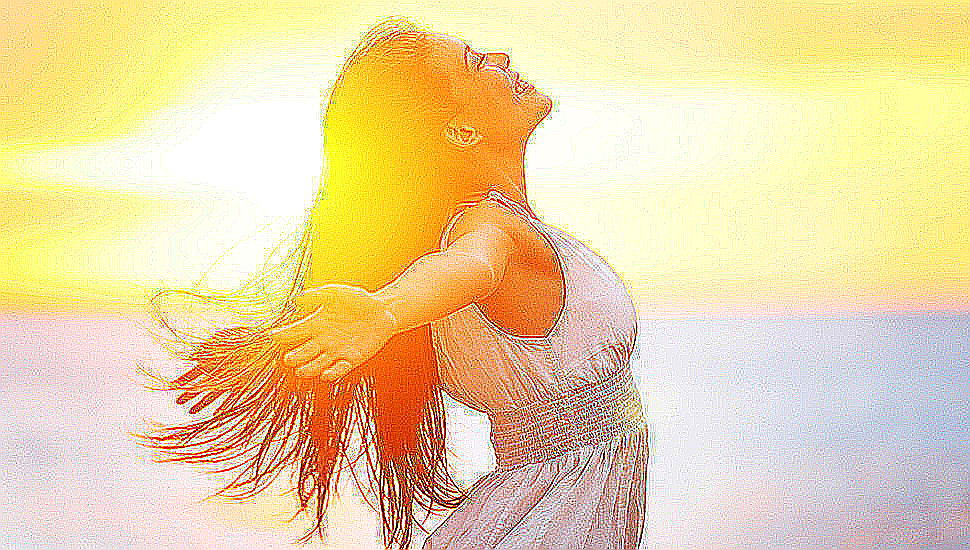
#> input picture Img processing PIL/sharp happy.png, 970 x 550 px, given in place of mycode.png, which was not available
$ python 'Pillow img processing.py'
#> lines starting #> are read from the running program, lines starting #| are printed output that depends on the picture; pictures that were not available may be replaced by others from this repository, and a replacement may not be noted
#Displaying the image using pillow
from PIL import Image
img=Image.open("mycode.png")
#> img is the input picture: PIL image 970x550 RGB; mean R, G, B 237.1, 213.3, 165.7
img.show()

#Tilting the image by a certain angle
from PIL import Image
img=Image.open("mycode.png")
rotated=img.rotate(60)#mention the angle here
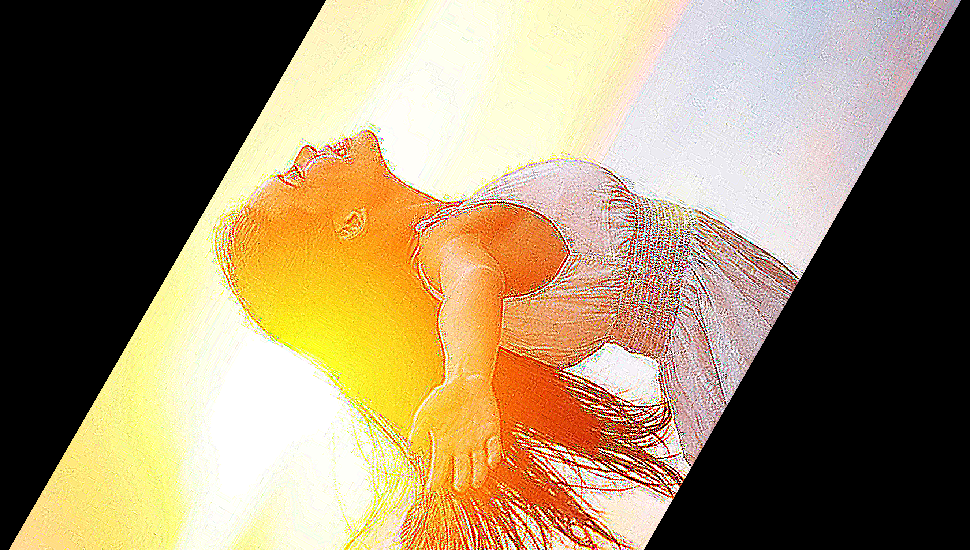
#> rotated: PIL image 970x550 RGB; mean R, G, B 153.8, 134.9, 104.1
rotated.show()

#Bluring an image:
from PIL import Image
from PIL import ImageFilter
img=Image.open("mycode.png")#original
blurred=img.filter(ImageFilter.BLUR)#slightly blurred
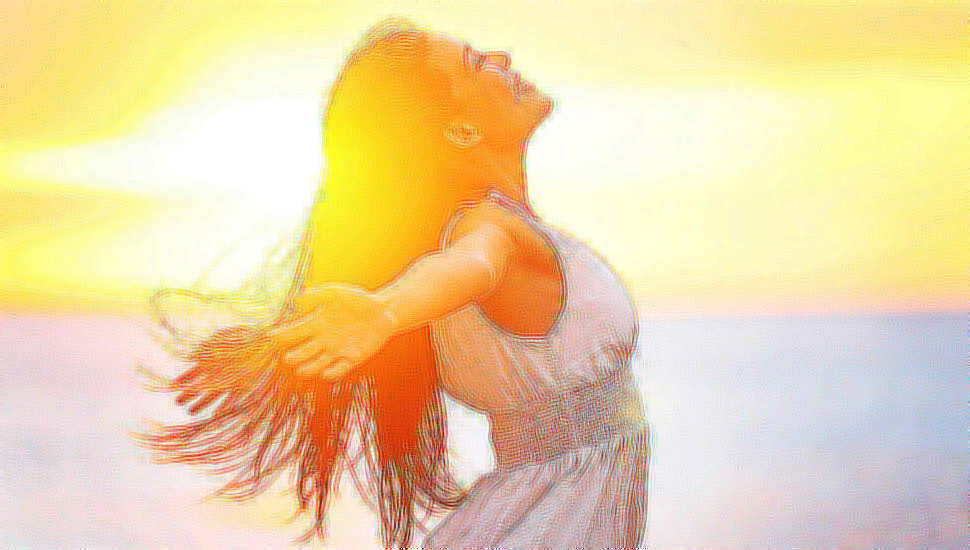
#> blurred: PIL image 970x550 RGB; mean R, G, B 237.1, 213.4, 165.7
blurred=blurred.filter(ImageFilter.BLUR)
blurred.show()#blurred

#Sharpen an image:
from PIL import Image
from PIL import ImageFilter
img=Image.open("happy.jpg")
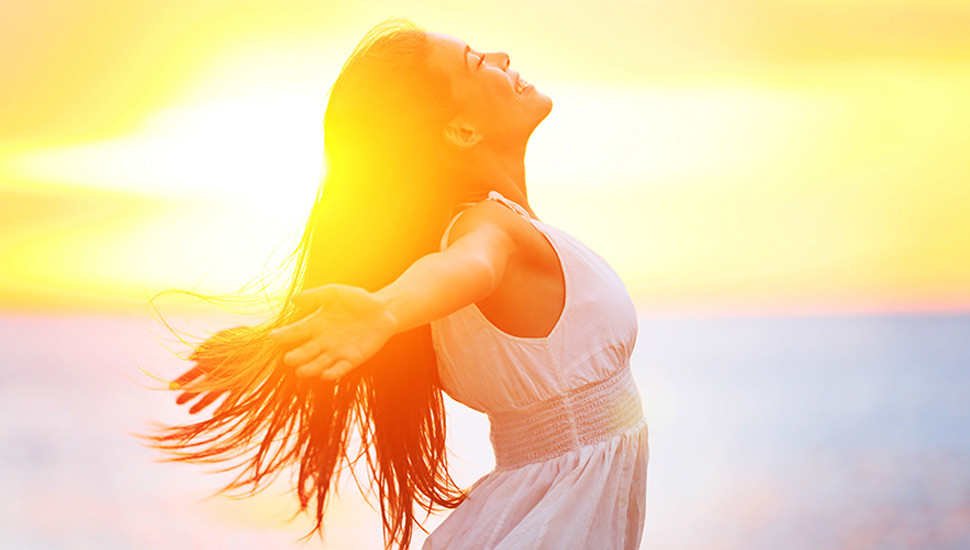
#> input picture Img processing PIL/happy.jpg, 970 x 550 px
#> img is the input picture: PIL image 970x550 RGB; mean R, G, B 243.4, 215.9, 165.6
sharpen=img.filter(ImageFilter.EDGE_ENHANCE)
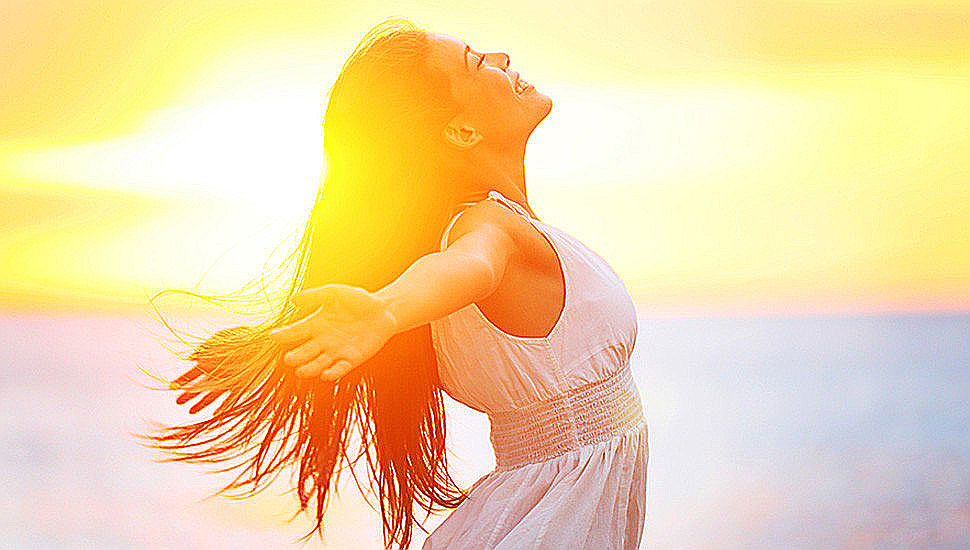
#> sharpen: PIL image 970x550 RGB; mean R, G, B 242.5, 215.6, 165.9
sharpen=sharpen.filter(ImageFilter.EDGE_ENHANCE)
sharpen.show()
sharpen.save("sharp happy.jpg")

#Find edges(changes the image to black background with white lines
from PIL import Image
from PIL import ImageFilter
img=Image.open("mycode.png")
edges=img.filter(ImageFilter.FIND_EDGES)
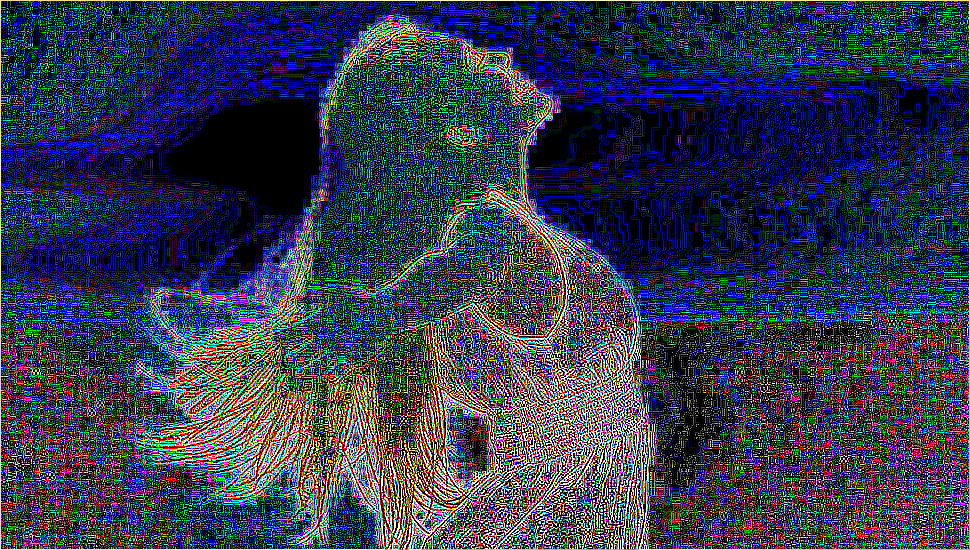
#> edges: PIL image 970x550 RGB; mean R, G, B 51.1, 58, 76.3
edges.show()
edges.save("hey_code.png")

#Emboss filter(replacing each pixel by a highlight or shadow depending on the light dark boundaries
from PIL import Image
from PIL import ImageFilter
img=Image.open("happy.jpg")
emboss=img.filter(ImageFilter.EMBOSS)
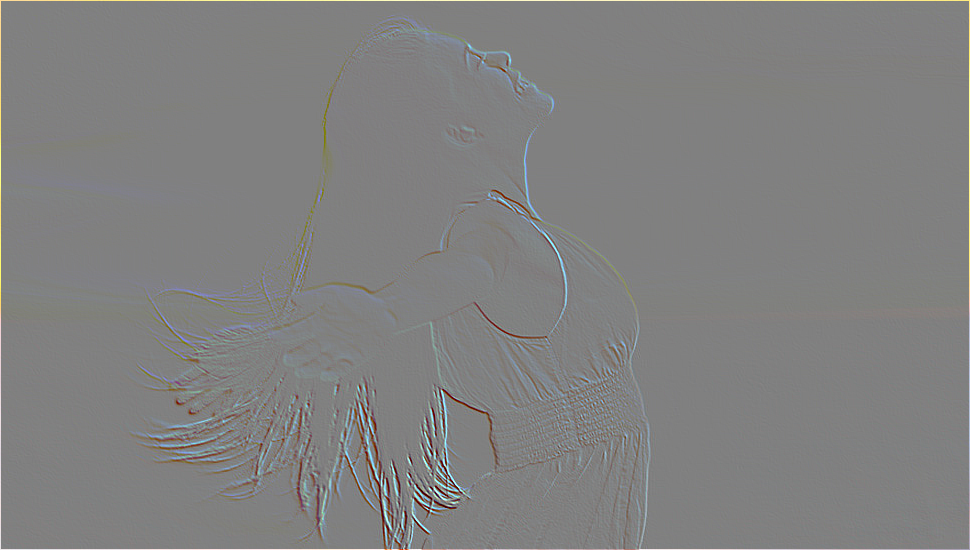
#> emboss: PIL image 970x550 RGB; mean R, G, B 128.7, 128.6, 128.2
emboss.show()
emboss.save("Emboss_happy.jpg")

#Contour filter
from PIL import Image
from PIL import ImageFilter
img=Image.open("happy.jpg")
contour=img.filter(ImageFilter.CONTOUR)
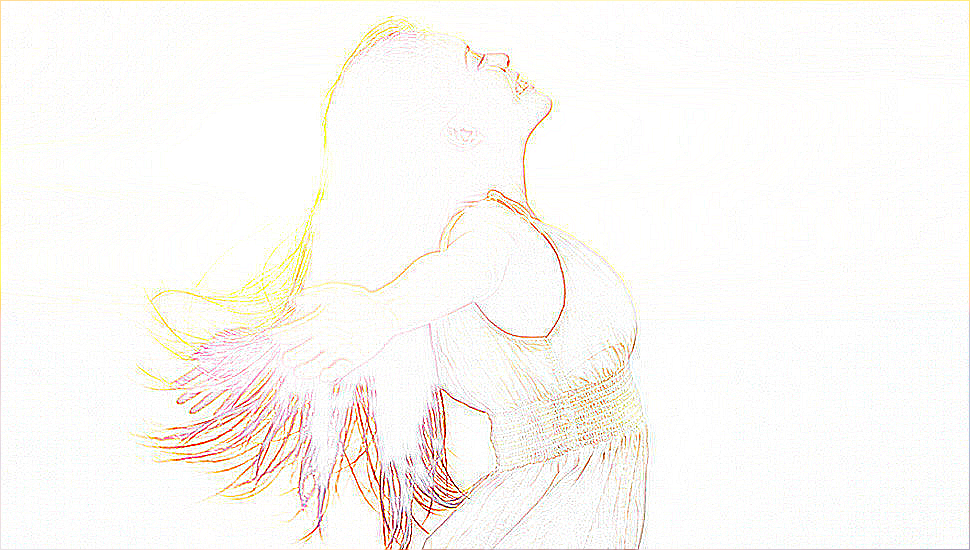
#> contour: PIL image 970x550 RGB; mean R, G, B 251, 248.7, 245.4
contour.show()
contour.save("happy_con.jpg")
